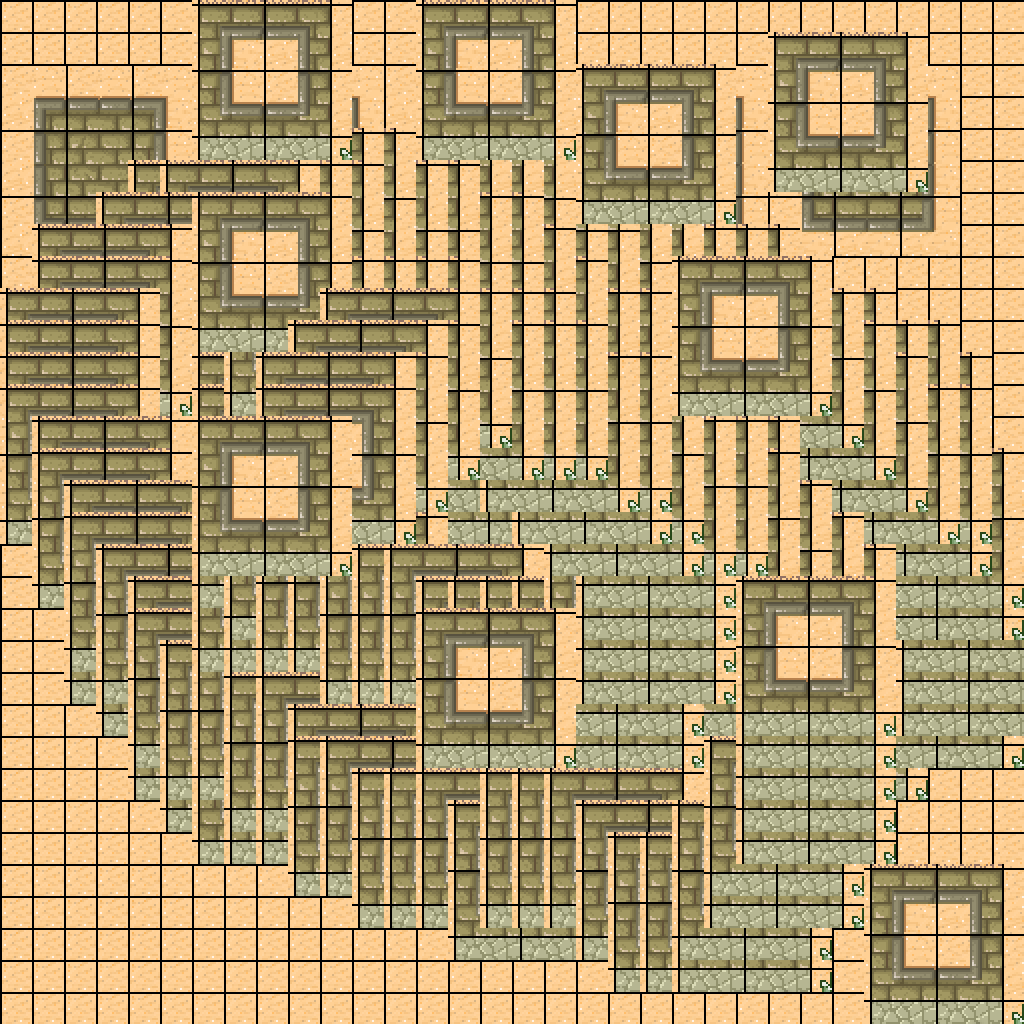

Rendered tile map (Tiled .tmx) drawn with the repository's tilesets; below, a short description and the full map source, tile grids included:
An orthogonal 32x32 tile map with 32x32 px tiles, 1 tile layer (Tile Layer 1).

<map version="1.0" tiledversion="1.0.2" orientation="orthogonal" renderorder="right-down" width="32" height="32" tilewidth="32" tileheight="32" nextobjectid="1">
 <tileset firstgid="1" source="test.tsx" />
 <layer name="Tile Layer 1" width="32" height="32">
  <data encoding="csv">
1,1,1,1,1,1,71,72,73,74,75,1,1,71,72,73,74,75,1,1,1,1,1,1,1,1,1,1,1,1,1,1,
1,1,1,1,1,1,87,88,89,90,91,1,1,87,88,89,90,91,1,1,1,1,1,1,71,72,73,74,75,1,1,1,
1,2,3,4,5,6,103,104,105,106,107,6,1,103,104,105,106,107,71,72,73,74,75,6,87,88,89,90,91,6,1,1,
17,18,19,20,21,22,119,120,121,122,123,22,17,119,120,121,122,123,87,88,89,90,91,22,103,104,105,106,107,22,1,1,
33,34,35,36,37,38,135,136,137,138,139,75,75,135,136,137,138,139,103,104,105,106,107,38,119,120,121,122,123,38,1,1,
49,50,51,52,71,71,72,73,74,75,75,75,91,75,75,91,91,91,119,120,121,122,123,54,135,136,137,138,139,54,1,1,
65,66,67,71,72,73,71,72,73,74,75,91,107,91,91,75,75,107,135,136,137,138,139,70,65,66,67,68,69,70,1,1,
81,71,72,73,74,75,87,88,89,90,91,107,123,107,107,91,91,75,107,107,91,91,75,75,75,82,83,84,85,86,1,1,
1,71,72,73,74,75,103,104,105,106,107,75,75,75,75,107,107,91,75,123,107,71,72,73,74,75,1,1,1,1,1,1,
71,72,73,74,75,91,119,120,121,122,71,72,73,74,75,75,75,75,91,75,75,87,88,89,90,91,75,75,1,1,1,1,
71,72,73,74,75,107,135,136,137,71,72,73,74,75,75,91,75,75,75,91,91,103,104,105,106,107,91,75,75,75,1,1,
71,72,73,74,75,123,71,119,71,72,73,74,75,75,91,107,91,91,91,75,75,119,120,121,122,123,107,91,75,91,75,1,
71,72,73,74,75,139,71,135,71,72,73,74,75,91,107,123,107,107,107,91,91,135,136,137,138,139,123,107,91,75,75,1,
87,71,72,73,74,75,71,72,73,74,75,90,91,107,123,139,123,123,123,107,107,91,75,75,75,138,139,123,107,91,91,1,
103,71,72,73,74,75,87,88,89,90,91,106,107,123,139,138,139,139,139,123,123,107,91,91,75,137,138,139,123,107,107,75,
119,87,71,72,73,74,103,104,105,106,107,122,123,139,138,135,136,137,138,139,139,123,107,107,91,75,137,138,139,123,123,91,
135,103,71,72,73,74,119,120,121,122,123,138,139,75,136,137,135,136,137,138,139,139,123,123,107,91,75,137,138,139,139,107,
1,119,87,71,72,73,135,136,137,138,139,71,71,72,73,74,75,135,136,137,138,139,139,139,123,107,91,75,137,138,139,123,
1,135,103,87,71,72,135,119,103,103,87,87,87,71,71,71,71,87,135,136,137,138,139,71,72,73,74,75,136,137,138,139,
1,1,119,103,71,72,119,135,119,119,103,103,103,71,72,73,74,75,135,136,137,138,139,87,88,89,90,91,136,137,138,139,
1,1,135,119,87,71,135,135,135,135,119,119,119,87,88,89,90,91,135,136,137,138,139,103,104,105,106,107,135,136,137,138,
1,1,135,135,103,87,87,71,71,72,135,135,135,103,104,105,106,107,135,136,137,138,139,119,120,121,122,123,135,136,137,138,
1,1,1,135,119,103,103,87,87,71,72,73,74,119,120,121,122,123,136,137,138,139,138,135,136,137,138,139,135,136,137,138,
1,1,1,1,135,119,119,103,103,71,71,72,73,135,136,137,138,139,136,137,138,139,71,135,136,137,138,139,136,137,138,139,
1,1,1,1,135,135,135,119,119,87,87,71,71,71,72,71,71,71,72,73,74,75,87,135,136,137,138,139,139,1,1,1,
1,1,1,1,1,135,119,135,135,103,103,87,87,87,71,87,87,87,71,72,73,71,103,135,136,137,138,139,1,1,1,1,
1,1,1,1,1,1,135,135,135,119,119,103,103,103,87,103,103,103,87,71,71,87,119,135,136,137,138,139,1,1,1,1,
1,1,1,1,1,1,1,1,1,135,135,119,119,119,103,119,119,119,103,87,87,103,135,136,137,138,139,71,72,73,74,75,
1,1,1,1,1,1,1,1,1,1,1,135,135,135,119,135,135,135,119,103,103,119,135,136,137,138,139,87,88,89,90,91,
1,1,1,1,1,1,1,1,1,1,1,1,1,1,135,136,137,138,135,119,119,135,136,137,138,139,1,103,104,105,106,107,
1,1,1,1,1,1,1,1,1,1,1,1,1,1,1,1,1,1,1,135,135,135,136,137,138,139,1,119,120,121,122,123,
1,1,1,1,1,1,1,1,1,1,1,1,1,1,1,1,1,1,1,1,1,1,1,1,1,1,1,135,136,137,138,139
</data>
 </layer>
</map>
